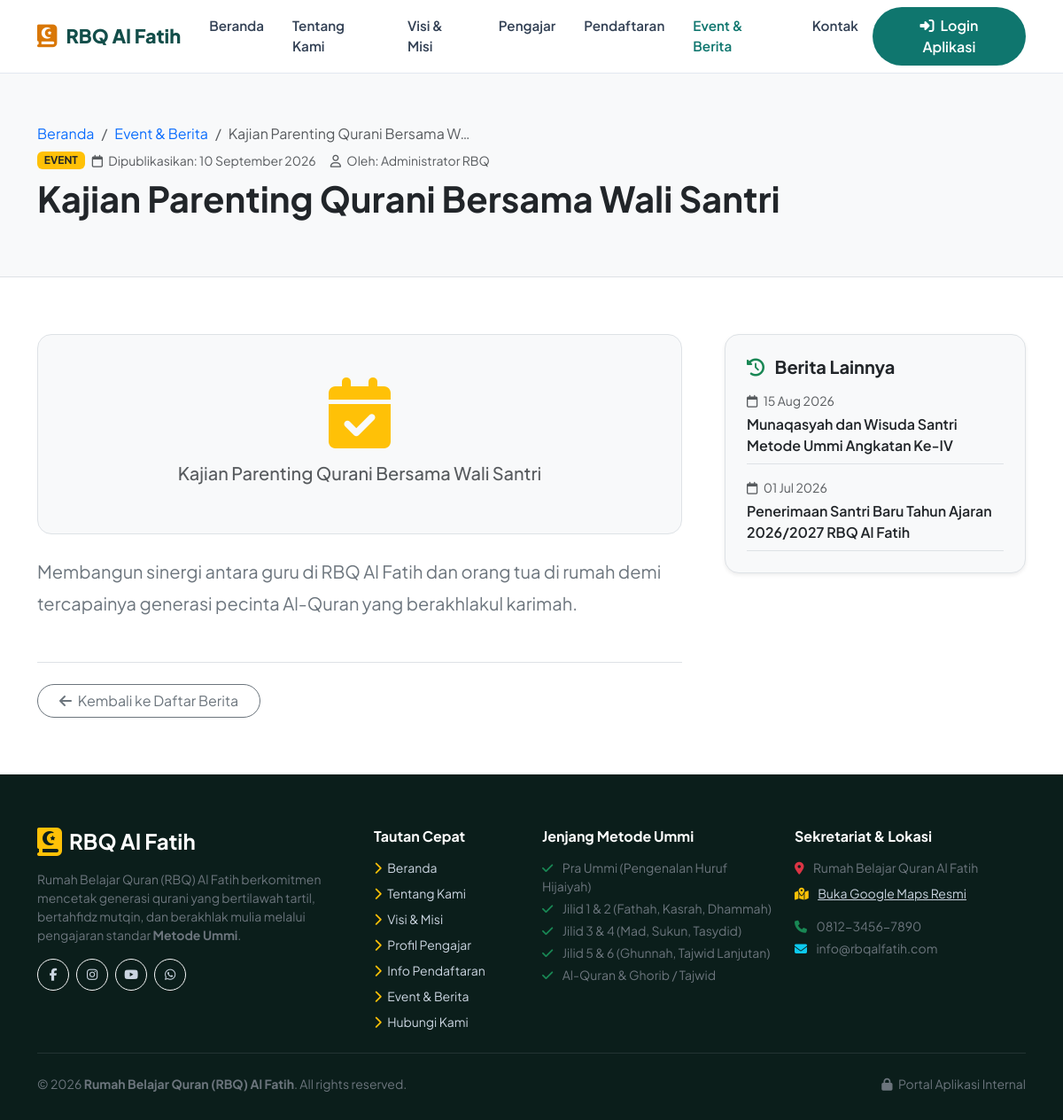
Page /berita/kajian-parenting-qurani-wali-santri on the committed database.
### tables this page shows
CREATE TABLE `berita` (
  `id` int unsigned NOT NULL AUTO_INCREMENT,
  `judul` varchar(255) NOT NULL,
  `slug` varchar(255) NOT NULL,
  `konten` text NOT NULL,
  `thumbnail` varchar(255) DEFAULT NULL,
  `kategori` enum('event','berita') NOT NULL DEFAULT 'berita',
  `tanggal_publish` date DEFAULT NULL,
  `is_published` tinyint(1) NOT NULL DEFAULT '0',
  `dibuat_oleh` int unsigned NOT NULL,
  `created_at` datetime NOT NULL DEFAULT CURRENT_TIMESTAMP,
  `updated_at` datetime NOT NULL DEFAULT CURRENT_TIMESTAMP ON UPDATE CURRENT_TIMESTAMP,
  PRIMARY KEY (`id`),
  UNIQUE KEY `uk_slug` (`slug`),
  KEY `fk_berita_user` (`dibuat_oleh`),
  CONSTRAINT `fk_berita_user` FOREIGN KEY (`dibuat_oleh`) REFERENCES `users` (`id`)
);

CREATE TABLE `users` (
  `id` int unsigned NOT NULL AUTO_INCREMENT,
  `nama` varchar(100) NOT NULL COMMENT 'Nama lengkap user',
  `username` varchar(50) NOT NULL COMMENT 'Username untuk login',
  `email` varchar(100) DEFAULT NULL COMMENT 'Email user',
  `password` varchar(255) NOT NULL COMMENT 'Password hash (password_hash)',
  `role` enum('admin','keuangan','wali_kelas') NOT NULL DEFAULT 'wali_kelas' COMMENT 'Peran user dalam sistem',
  `foto` varchar(255) DEFAULT NULL COMMENT 'Path foto profil',
  `is_active` tinyint(1) NOT NULL DEFAULT '1' COMMENT '1=aktif, 0=nonaktif',
  `last_login` datetime DEFAULT NULL COMMENT 'Waktu login terakhir',
  `created_at` datetime NOT NULL DEFAULT CURRENT_TIMESTAMP,
  `updated_at` datetime NOT NULL DEFAULT CURRENT_TIMESTAMP ON UPDATE CURRENT_TIMESTAMP,
  PRIMARY KEY (`id`),
  UNIQUE KEY `uk_username` (`username`),
  UNIQUE KEY `uk_email` (`email`)
);

### application/controllers/Profil.php (called while the page is built, shortened)
<?php
class Profil extends MY_Controller
{
    public function __construct()
    {
        $this->load->model('Berita_model');
        $this->load->model('Semester_model');
        $this->load->model('Pengajar_model');
    }
    public function detail_berita($slug)
    {
        $berita = $this->Berita_model->get_by_slug($slug);
        $data['title']          = $berita->judul . ' - RBQ Al Fatih';
        $data['active_menu']    = 'berita';
        $data['berita']         = $berita;
        $data['berita_terkait'] = $this->Berita_model->get_published(3);
        $this->load->view('public/layout/header', $data);
        $this->load->view('public/detail_berita', $data);
        $this->load->view('public/layout/footer', $data);
    }
}

### index.php (called while the page is built, shortened)
<?php
require_once BASEPATH.'core/CodeIgniter.php';

### application/models/Berita_model.php (called while the page is built, shortened)
<?php
class Berita_model extends CI_Model
{
    protected $table = 'berita';
    public function get_published($limit = 6, $kategori = null)
    {
        $this->db->select('b.*, u.nama as nama_penulis');
        $this->db->from($this->table . ' b');
        $this->db->join('users u', 'u.id = b.dibuat_oleh', 'left');
        $this->db->where('b.is_published', 1);
        $this->db->order_by('b.tanggal_publish', 'DESC');
        $this->db->limit($limit);
        return $this->db->get()->result();
    }
    public function get_by_slug($slug)
    {
        $this->db->select('b.*, u.nama as nama_penulis');
        $this->db->from($this->table . ' b');
        $this->db->join('users u', 'u.id = b.dibuat_oleh', 'left');
        $this->db->where('b.slug', $slug);
        $this->db->where('b.is_published', 1);
        return $this->db->get()->row();
    }
}

### application/views/public/detail_berita.php (the view)
<section class="py-5 bg-light border-bottom">
    <div class="container py-2">
        <nav aria-label="breadcrumb">
            <ol class="breadcrumb mb-2 small">
                <li class="breadcrumb-item"><a href="<?= base_url(); ?>" class="text-decoration-none">Beranda</a></li>
                <li class="breadcrumb-item"><a href="<?= base_url('berita'); ?>" class="text-decoration-none">Event & Berita</a></li>
                <li class="breadcrumb-item active text-truncate" style="max-width: 300px;" aria-current="page"><?= htmlspecialchars($berita->judul); ?></li>
            </ol>
        </nav>
        <div class="d-flex align-items-center gap-2 mb-2">
            <span class="badge <?= $berita->kategori === 'event' ? 'bg-warning text-dark' : 'bg-success'; ?> text-uppercase small">
                <?= htmlspecialchars($berita->kategori); ?>
            </span>
            <small class="text-muted"><i class="fa-regular fa-calendar me-1"></i> Dipublikasikan: <?= date('d F Y', strtotime($berita->tanggal_publish)); ?></small>
            <?php if (!empty($berita->nama_penulis)): ?>
                <small class="text-muted"><i class="fa-regular fa-user me-1 ms-2"></i> Oleh: <?= htmlspecialchars($berita->nama_penulis); ?></small>
            <?php endif; ?>
        </div>
        <h1 class="fw-bold text-dark display-6"><?= htmlspecialchars($berita->judul); ?></h1>
    </div>
</section>
<section class="py-5 bg-white">
    <div class="container py-3">
        <div class="row g-5">
            <div class="col-lg-8">
                <div class="p-4 p-md-5 bg-light rounded-4 border mb-4 text-center">
                    <i class="fa-solid <?= $berita->kategori === 'event' ? 'fa-calendar-check text-warning' : 'fa-newspaper text-emerald'; ?> fa-5x mb-3"></i>
                    <h5 class="text-muted"><?= htmlspecialchars($berita->judul); ?></h5>
                </div>
                <div class="article-content leading-relaxed text-secondary fs-5" style="line-height: 1.8;">
                    <?= nl2br(htmlspecialchars($berita->konten)); ?>
                </div>
                <div class="pt-4 mt-5 border-top d-flex justify-content-between align-items-center">
                    <a href="<?= base_url('berita'); ?>" class="btn btn-outline-secondary rounded-pill px-4">
                        <i class="fa-solid fa-arrow-left me-1"></i> Kembali ke Daftar Berita
                    </a>
                </div>
            </div>
            <div class="col-lg-4">
                <div class="p-4 bg-light rounded-4 border shadow-sm">
                    <h5 class="fw-bold text-dark mb-3"><i class="fa-solid fa-clock-rotate-left text-success me-2"></i> Berita Lainnya</h5>
                    <div class="d-flex flex-column gap-3">
                        <?php if (!empty($berita_terkait)): ?>
                            <?php foreach ($berita_terkait as $bt): ?>
                                <?php if ($bt->id != $berita->id): ?>
                                    <div class="border-bottom pb-2">
                                        <small class="text-muted d-block mb-1"><i class="fa-regular fa-calendar me-1"></i> <?= date('d M Y', strtotime($bt->tanggal_publish)); ?></small>
                                        <a href="<?= base_url('berita/' . $bt->slug); ?>" class="fw-semibold text-dark text-decoration-none hover-primary">
                                            <?= htmlspecialchars($bt->judul); ?>
                                        </a>
                                    </div>
                                <?php endif; ?>
                            <?php endforeach; ?>
                        <?php endif; ?>
                    </div>
                </div>
            </div>
        </div>
    </div>
</section>

### application/views/public/layout/header.php (style rules this page uses)
:root { --primary-emerald: #0f766e; --primary-dark: #134e4a; --primary-light: #ccfbf1; --accent-gold: #d97706; --accent-gold-light: #fef3c7; --text-dark: #0f172a; --text-muted: #64748b; --bg-light: #f8fafc; }
body { font-family: 'Plus Jakarta Sans', sans-serif; color: var(--text-dark); background-color: #ffffff; overflow-x: hidden; }

### rows in the picture
berita: judul "Kajian Parenting Qurani Bersama W…", kategori "EVENT", tanggal_publish "10 September 2026", dibuat_oleh.nama "Administrator RBQ", judul "Kajian Parenting Qurani Bersama Wali Santri", konten "Membangun sinergi antara guru di RBQ Al Fatih dan orang tua di rumah demi tercapainya generasi pecinta Al-Quran yang berakhlakul karimah."
berita: tanggal_publish "15 Aug 2026", judul "Munaqasyah dan Wisuda Santri Metode Ummi Angkatan Ke-IV"
berita: tanggal_publish "01 Jul 2026", judul "Penerimaan Santri Baru Tahun Ajaran 2026/2027 RBQ Al Fatih"
